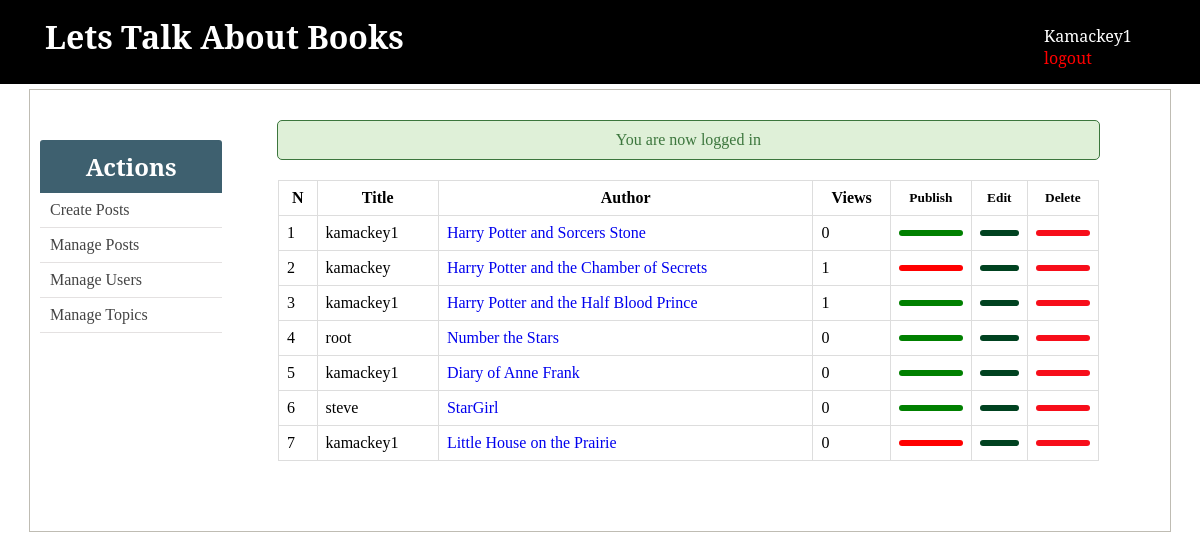
The app's page /admin/posts.php (signed in) with its own data.
### tables this page shows
CREATE TABLE `posts` (
  `id` int(11) NOT NULL,
  `user_id` int(11) DEFAULT NULL,
  `title` varchar(255) NOT NULL,
  `slug` varchar(255) NOT NULL,
  `views` int(11) NOT NULL DEFAULT 0,
  `image` varchar(255) NOT NULL,
  `body` text NOT NULL,
  `published` tinyint(1) NOT NULL,
  `created_at` timestamp NOT NULL DEFAULT current_timestamp() ON UPDATE current_timestamp(),
  `updated_at` timestamp NOT NULL DEFAULT '0000-00-00 00:00:00'
);

### admin/includes/post_functions.php (called while the page is built, shortened)
<?php
function getAllPosts()
{
	global $conn;
	if ($_SESSION['user']['role'] == "Admin") {
		$sql = "SELECT * FROM posts";
	} elseif ($_SESSION['user']['role'] == "Author") {
		$user_id = $_SESSION['user']['id'];
		$sql = "SELECT * FROM posts WHERE user_id=$user_id";
	}
	$result = mysqli_query($conn, $sql);
	$posts = mysqli_fetch_all($result, MYSQLI_ASSOC);
	$final_posts = array();
	foreach ($posts as $post) {
		$post['author'] = getPostAuthorById($post['user_id']);
		array_push($final_posts, $post);
	}
	return $final_posts;
}
function getPostAuthorById($user_id)
{
	global $conn;
	$sql = "SELECT username FROM users WHERE id=$user_id";
	$result = mysqli_query($conn, $sql);
	if ($result) {
		return mysqli_fetch_assoc($result)['username'];
	} else {
		return null;
	}
}
?>

### admin/posts.php (the view, shortened to what this page needs)
<?php  include('../config.php'); ?>
<?php  include(ROOT_PATH . '/admin/includes/post_functions.php'); ?>
<?php include(ROOT_PATH . '/admin/includes/head_section.php'); ?>
<?php $posts = getAllPosts(); ?>
</head>
<body>
	<?php include(ROOT_PATH . '/admin/includes/navbar.php') ?>
	<div class="container content">
		<?php include(ROOT_PATH . '/admin/includes/menu.php') ?>
		<div class="table-div"  style="width: 80%;">
			<?php include(ROOT_PATH . '/includes/messages.php') ?>
			<?php if (empty($posts)): ?>
				<h1 style="text-align: center; margin-top: 20px;">No posts in the database.</h1>
			<?php else: ?>
				<table class="table">
						<thead>
						<th>N</th>
						<th>Title</th>
						<th>Author</th>
						<th>Views</th>
						<?php if ($_SESSION['user']['role'] == "Admin"): ?>
							<th><small>Publish</small></th>
						<?php endif ?>
						<th><small>Edit</small></th>
						<th><small>Delete</small></th>
					</thead>
					<tbody>
					<?php foreach ($posts as $key => $post): ?>
						<tr>
							<td><?php echo $key + 1; ?></td>
							<td><?php echo $post['author']; ?></td>
							<td>
								<a 	target="_blank"
								href="<?php echo BASE_URL . 'single_post.php?post-slug=' . $post['slug'] ?>">
									<?php echo $post['title']; ?>
								</a>
							</td>
							<td><?php echo $post['views']; ?></td>
							<?php if ($_SESSION['user']['role'] == "Admin" ): ?>
								<td>
								<?php if ($post['published'] == true): ?>
									<a class="fa fa-check btn unpublish"
										href="posts.php?unpublish=<?php echo $post['id'] ?>">
									</a>
								<?php else: ?>
									<a class="fa fa-times btn publish"
										href="posts.php?publish=<?php echo $post['id'] ?>">
									</a>
								<?php endif ?>
								</td>
							<?php endif ?>
							<td>
								<a class="fa fa-pencil btn edit"
									href="create_post.php?edit-post=<?php echo $post['id'] ?>">
								</a>
							</td>
							<td>
								<a  class="fa fa-trash btn delete"
									href="create_post.php?delete-post=<?php echo $post['id'] ?>">
								</a>
							</td>
						</tr>
					<?php endforeach ?>
					</tbody>
				</table>
			<?php endif ?>
		</div>
	</div>
</body>
</html>

### admin/includes/head_section.php (shortened to what this page needs)
<!DOCTYPE html PUBLIC "-//W3C//DTD XHTML 1.0 Transitional//EN" "http://www.w3.org/TR/xhtml1/DTD/xhtml1-transitional.dtd">
<html xmlns="http://www.w3.org/1999/xhtml">
    <head>
		<link rel="stylesheet" href="static/css/admin_styling.css">

### admin/includes/navbar.php
<div class="header">
	<div class="logo">
		<a href="<?php echo BASE_URL .'admin/dashboard.php' ?>">
			<h1>Lets Talk About Books</h1>
		</a>
	</div>
	<div class="user-info">
		<span>Kamackey1</span> &nbsp; &nbsp; <a href="<?php echo BASE_URL . '/logout.php'; ?>" class="logout-btn">logout</a>
	</div>
</div>

### admin/includes/menu.php
<div class="menu">
	<div class="card">
		<div class="card-header">
			<h2>Actions</h2>
		</div>
		<div class="card-content">
			<a href="<?php echo BASE_URL . 'admin/create_post.php' ?>">Create Posts</a>
			<a href="<?php echo BASE_URL . 'admin/posts.php' ?>">Manage Posts</a>
			<a href="<?php echo BASE_URL . 'admin/users.php' ?>">Manage Users</a>
			<a href="<?php echo BASE_URL . 'admin/genres.php' ?>">Manage Topics</a>
		</div>
	</div>
</div>

### admin/includes/messages.php (shortened to what this page needs)
<?php if (isset($_SESSION['message'])) : ?>
      <div class="message" >
      	<p>
          <?php
          	echo $_SESSION['message'];
          ?>
      	</p>
      </div>
<?php endif ?>

### admin/static/css/admin_styling.css (style rules this page uses)
* { margin: 0px; padding: 0px; }
a { text-decoration: none; }
h1, h2, h3, h4, h5, h6 { font-family: 'Noto Serif', serif; }
table { border-collapse: collapse; width: 70%; margin: 20px auto; }
th, td { padding: 8px; text-align: left; border: 1px solid #ddd; }
th { text-align: center; }
.btn { color: white; background: #4E6166; text-align: center; border: none; border-radius: 5px; display: block; letter-spacing: .1em; padding: 13px 20px; text-decoration: none; }
.header { padding: 15px 45px; font-family: 'Noto Serif', serif; color: white; background: black; }
.header .logo { width: 50%; float: left; }
.header .logo h1 { color: white; }
.header .user-info { width: 10%; margin-top: 10px; float: right; }
.header .logout-btn { color: red; text-decoration: none; }
.header:after { content: ""; display: block; clear: both; }
.container { width: 95%; margin: 5px auto 50px; border: 1px solid #BFBCB3; padding: 10px 0px 50px; }
.container:after { content: ""; display: block; clear: both; }
.container.content .menu { width: 16%; float: left; padding: 40px 10px; }
.container.content .menu .card .card-header { padding: 10px; text-align: center; border-radius: 3px 3px 0px 0px; background: #3E606F; }
.container.content .menu .card .card-header h2 { color: white; }
.container.content .menu .card .card-content a { display: block; box-sizing: border-box; padding: 8px 10px; border-bottom: 1px solid #e4e1e1; color: #444; }
.table-div { float: left; width: 47%; }
.table-div .message { width: 90%; margin-top: 20px; }
.table-div table { width: 90%; }
.table-div a.fa { color: white; padding: 3px; }
.table-div .edit { background: #004220; }
.table-div .delete { background: #F70E1A; }
.table-div .publish { background: red; }
.table-div .unpublish { background: green; }
.message { width: 100%; margin: 0px auto; padding: 10px 0px; color: #3c763d; background: #dff0d8; border: 1px solid #3c763d; border-radius: 5px; text-align: center; }

### records on screen
posts: author "kamackey1", title "Harry Potter and Sorcers Stone", views "0"
posts: author "kamackey", title "Harry Potter and the Chamber of Secrets", views "1"
posts: author "kamackey1", title "Harry Potter and the Half Blood Prince", views "1"
posts: author "root", title "Number the Stars", views "0"
posts: author "kamackey1", title "Diary of Anne Frank", views "0"
posts: author "steve", title "StarGirl", views "0"
posts: author "kamackey1", title "Little House on the Prairie", views "0"

### other values on screen
$_SESSION['message'] "You are now logged in"
